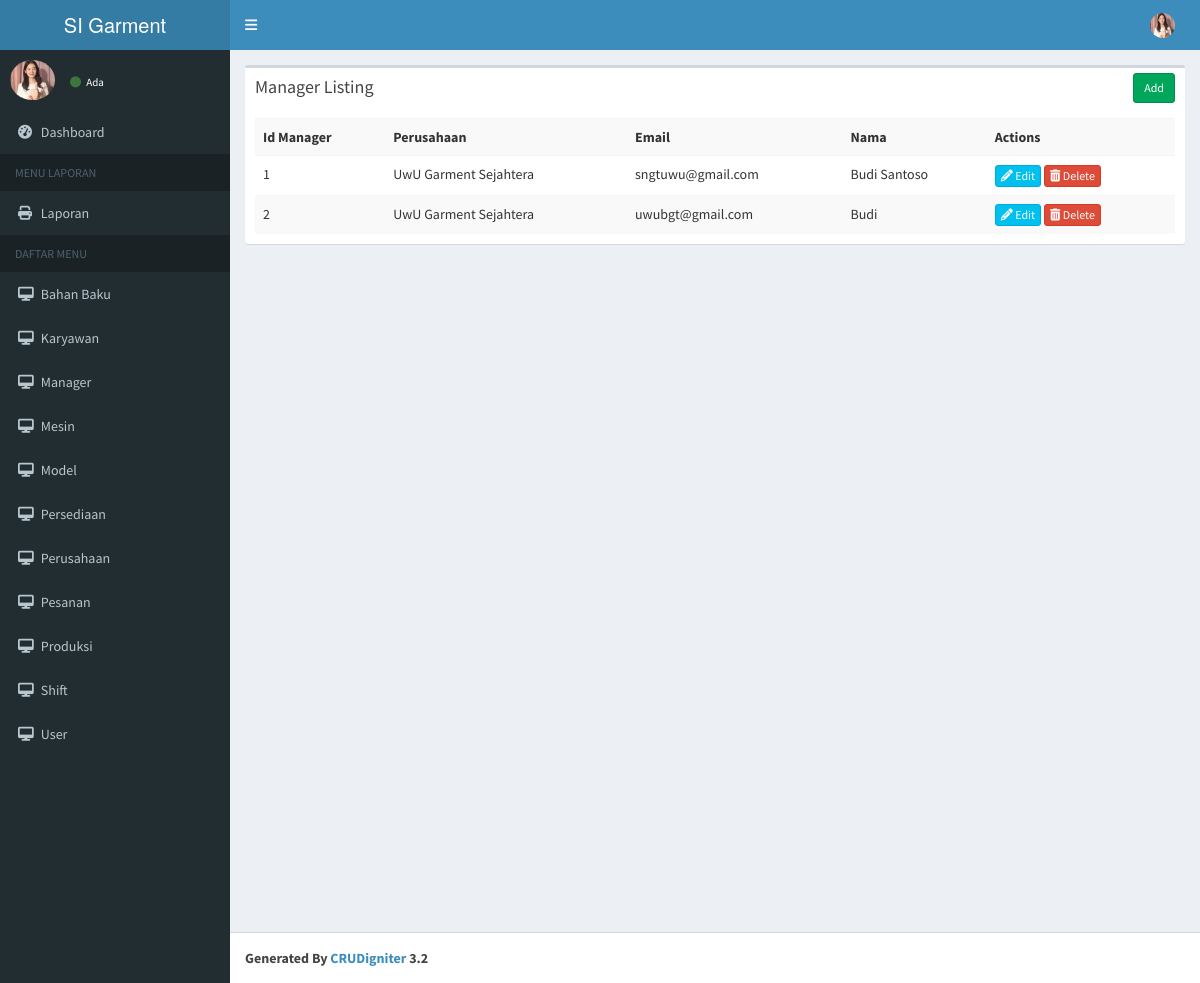
The page /index.php/manager on the database its author committed.
### tables this page shows
CREATE TABLE `manager` (
  `id_manager` int(11) NOT NULL,
  `id_perusahaan` smallint(5) UNSIGNED DEFAULT NULL,
  `nama` text NOT NULL,
  `email` varchar(99) NOT NULL
);

CREATE TABLE `perusahaan` (
  `id_perusahaan` smallint(5) UNSIGNED NOT NULL,
  `nama` text NOT NULL
);

### application/controllers/Manager.php (called while the page is built, shortened)
<?php
class Manager extends CI_Controller
{
    function __construct()
    {
        $this->load->model('Manager_model');
    }
    function index()
    {
        $data['manager'] = $this->Manager_model->get_all_manager();
        $data['_view'] = 'manager/index';
        $this->load->view('layouts/main', $data);
    }
}

### index.php (called while the page is built, shortened)
<?php
require_once BASEPATH.'core/CodeIgniter.php';

### application/models/Manager_model.php (called while the page is built, shortened)
<?php
class Manager_model extends CI_Model
{
    function get_all_manager()
    {
        $this->db->select('a.id_manager,a.nama, a.email,b.nama as id_perusahaan');
        $this->db->from('manager a');
        $this->db->join('perusahaan b', 'a.id_perusahaan=b.id_perusahaan');
        $this->db->group_by('id_manager', 'desc');
        return $this->db->get('manager')->result_array();
    }
}

### application/views/manager/index.php (the view)
<div class="row">
    <div class="col-md-12">
        <div class="box">
            <div class="box-header">
                <h3 class="box-title">Manager Listing</h3>
                <div class="box-tools">
                    <a href="<?php echo site_url('manager/add'); ?>" class="btn btn-success btn-sm">Add</a>
                </div>
            </div>
            <div class="box-body">
                <table class="table table-striped">
                    <tr>
                        <th>Id Manager</th>
                        <th>Perusahaan</th>
                        <th>Email</th>
                        <th>Nama</th>
                        <th>Actions</th>
                    </tr>
                    <?php foreach ($manager as $m) { ?>
                        <tr>
                            <td><?php echo $m['id_manager']; ?></td>
                            <td><?php echo $m['id_perusahaan']; ?></td>
                            <td><?php echo $m['email']; ?></td>
                            <td><?php echo $m['nama']; ?></td>
                            <td>
                                <a href="<?php echo site_url('manager/edit/' . $m['id_manager']); ?>" class="btn btn-info btn-xs"><span class="fa fa-pencil"></span> Edit</a>
                                <a href="<?php echo site_url('manager/remove/' . $m['id_manager']); ?>" class="btn btn-danger btn-xs"><span class="fa fa-trash"></span> Delete</a>
                            </td>
                        </tr>
                    <?php } ?>
                </table>
            </div>
        </div>
    </div>
</div>

### rows shown on the page
manager: id_manager "1", id_perusahaan.nama "UwU Garment Sejahtera", email "sngtuwu@gmail.com", nama "Budi Santoso"
manager: id_manager "2", id_perusahaan.nama "UwU Garment Sejahtera", email "uwubgt@gmail.com", nama "Budi"
